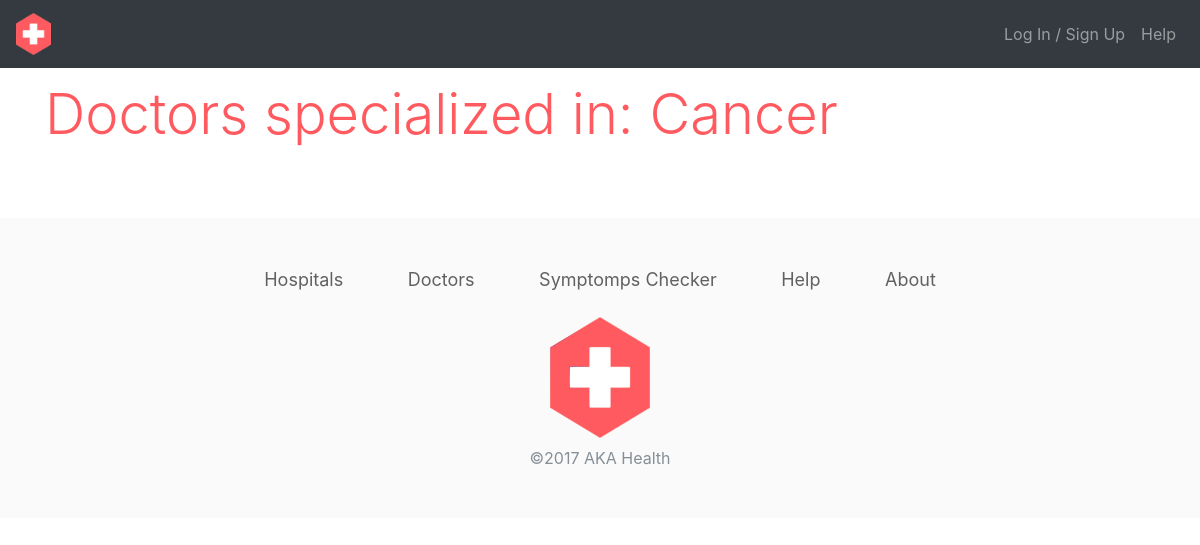
Before: /expertise/detail_expertise.php?expertise=Cancer with the older database file.
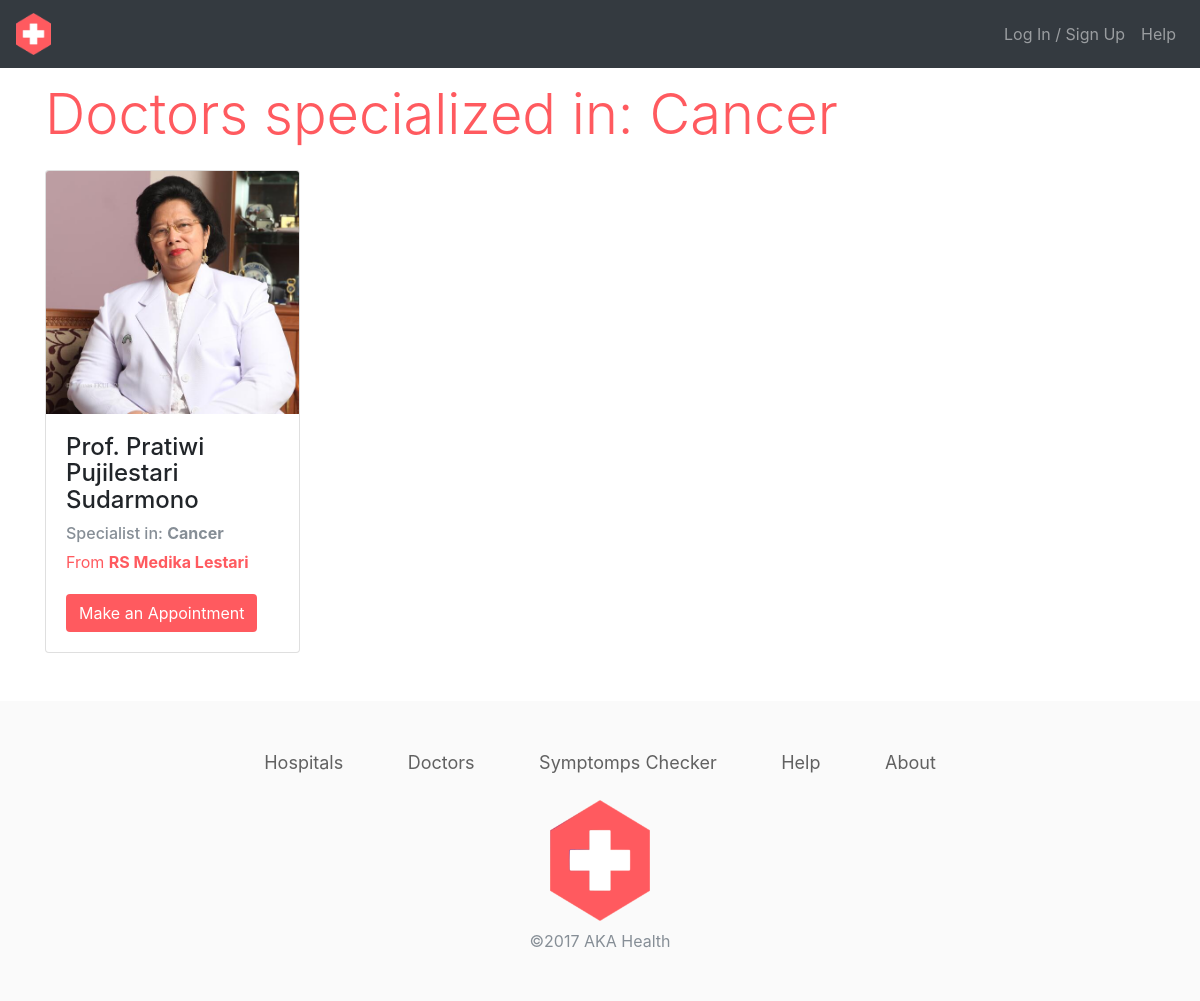
After: the same page with the newer database file.
### tables this page shows
CREATE TABLE `dokter` (
  `id_dok` int(11) NOT NULL,
  `id_rs` int(5) NOT NULL,
  `nama_dok` varchar(50) NOT NULL,
  `keahlian` text NOT NULL,
  `no_telp` varchar(13) NOT NULL,
  `gambar` varchar(30) NOT NULL
);

CREATE TABLE `rumahsakit` (
  `id_rs` int(11) NOT NULL,
  `nama_rs` varchar(50) NOT NULL,
  `alamat` text NOT NULL,
  `no_telp` varchar(13) NOT NULL,
  `gambar` varchar(30) DEFAULT NULL,
  `id_lokasi` int(11) DEFAULT NULL
);

### expertise/detail_expertise.php (the view, shortened to what this page needs)
<?php
include "../config.php";
$expertise = $_GET['expertise'];
$query ="SELECT dokter.*, rumahsakit.nama_rs FROM dokter join rumahsakit on dokter.id_rs = rumahsakit.id_rs WHERE keahlian ='$expertise'";
$result = mysqli_query($db, $query);
?>
<!DOCTYPE html>
<html>
<head>
    <link rel="stylesheet" href="../assets/css/bootstrap.min.css">
    <link rel="stylesheet" href="../assets/css/style.css">
</head>
<body>
<nav class="navbar navbar-expand-lg navbar-dark bg-dark">
    <a class="navbar-brand" href="../index.php">
        <img src="../assets/img/logohospital.png" alt="logo aka hospital"
             width="35">
    </a>
    <div class="collapse navbar-collapse" id="navbarSupportedContent">
        <ul class="navbar-nav ml-auto">
            <?php if (array_key_exists('login_user', $_SESSION)) { ?>
                <li class="nav-item dropdown">
                    <a class="nav-link dropdown-toggle" href="#" id="navbarDropdown" role="button" data-toggle="dropdown"
                       aria-haspopup="true" aria-expanded="false">
                        <?php echo $_SESSION['login_user']['nama'] ?>
                    </a>
                    <div class="dropdown-menu dropdown-menu-right" aria-labelledby="navbarDropdown">
                        <a class="dropdown-item" href="#">Profile</a>
                        <div class="dropdown-divider"></div>
                        <a class="dropdown-item" href="../logout.php">Log Out</a>
                    </div>
                </li>
            <?php } else { ?>
                <li class="nav-item">
                    <a class="nav-link" href="../login.php">Log In / Sign Up</a>
                </li>
                <li class="nav-item">
                    <a class="nav-link" href="../about.php">Help</a>
                </li>
            <?php } ?>
        </ul>
    </div>
</nav>
<div class="app pt-3">
    <div class="container">
        <div class="row">
            <div class="col-12">
                <h1 class="title display-4">Doctors specialized in: <?php echo $expertise ?></h1>
            </div>
        </div>
        <div class="row mt-3">
            <?php while ($baris = mysqli_fetch_assoc($result)) { ?>
                <div class="col-3">
                    <div class="card">
                        <img class="card-img-top" src="../assets/img/<?php echo $baris['gambar'] ?>">
                        <div class="card-body">
                            <h4 class="card-title"><?php echo $baris['nama_dok'] ?></h4>
                            <h6 class="card-subtitle my-2 text-muted">Specialist in: <b><?php echo $baris['keahlian'] ?></b></h6>
                            <p class="card-text title">From <a href="hospital/detail_hospital.php?nama_rs=<?php echo $baris['nama_rs'] ?>"><?php echo $baris['nama_rs'] ?></a></p>
                            <a href="#" class="btn btn-aka mt-1 btn-fluid">Make an Appointment</a>
                        </div>
                    </div>
                </div>
            <?php } ?>
        </div>
    </div>
</div>
<div class="footer">
    <div class="container">
        <div class="row">
            <div class="col">
                <div class="text-center">
                    <a href="#" class="aka">Hospitals</a>
                    <a href="#" class="aka">Doctors</a>
                    <a href="#" class="aka">Symptomps Checker</a>
                    <a href="#" class="aka">Help</a>
                    <a href="#" class="aka">About</a>
                </div>
            </div>
        </div>
        <div class="row">
            <div class="col">
                <img src="../assets/img/logohospital.png" alt="logo aka hospital"
                     width="100" class="mt-4">
                <p class="text-secondary text-center mt-2">&copy;2017 AKA Health</p>
            </div>
        </div>
    </div>
</div>
</body>
</html>

Changed rows visible on the page:
added dokter: gambar (picture), nama_dok "Prof. Pratiwi Pujilestari Sudarmono", keahlian "Cancer", id_rs.nama_rs "RS Medika Lestari"
